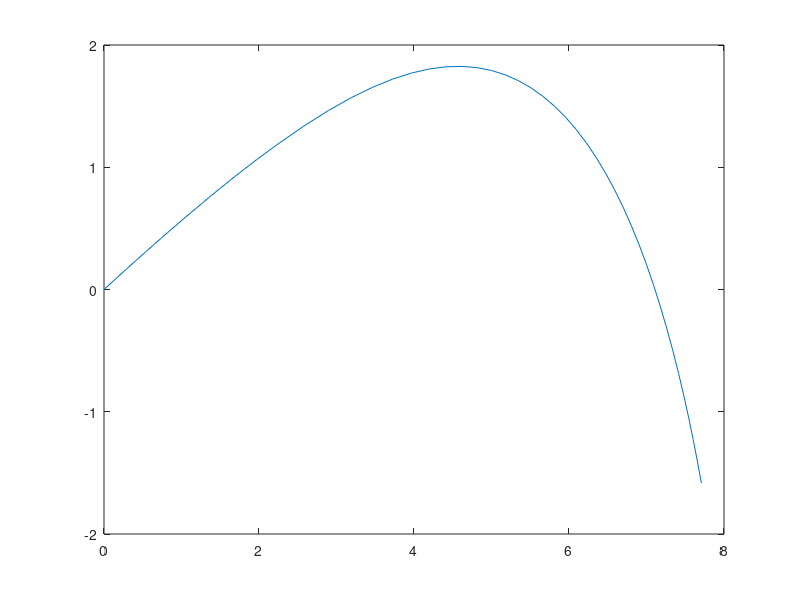

This chart was generated by the following MATLAB code:
m = 2;                                    %质点质量kg
k = 0.50;                                 %空气阻力f = -k * v^2，国际单位
g = 9.8;                                  %重力加速度
theta1 = pi / 6;                           %出射仰角rad
theta2 = pi / 6;
v0 = 20;                                  %初速度大小
vx0 = v0 * cos(theta1);
vy0 = v0 * sin(theta1);
z0 = [vx0, vy0];                          %构造微分方程组
x0 = 0;
y0 = 0;
f = @(t,z) [-k * z(1) * sqrt(z(1)^2 + z(2)^2) / m; -k * z(2) * sqrt(z(1)^2 + z(2)^2) / m - g];
[T, Z] = ode45(f, [0, 1.5], z0);
vx = Z(:,1);
vy = Z(:,2);
x = x0;
y = y0;
for i = 1:length(T)-1                     %手动数值积分
    tempx =  x(i) + vx(i) * (T(i+1) - T(i));
    tempy =  y(i) + vy(i) * (T(i+1) - T(i));
    x = [x;tempx];
    y = [y;tempy];
end
plot(x, y)
